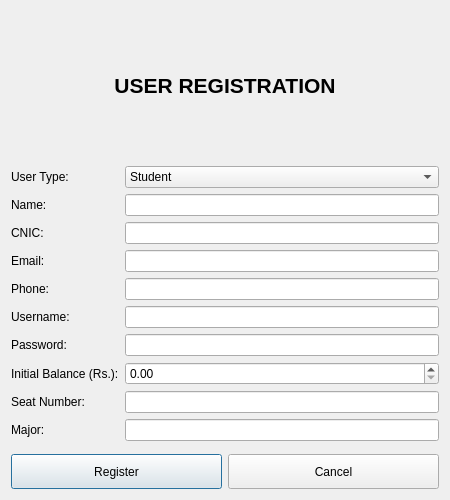
<?xml version="1.0" encoding="UTF-8"?>
<ui version="4.0">
 <class>RegisterDialog</class>
 <widget class="QDialog" name="RegisterDialog">
  <property name="geometry">
   <rect>
    <x>0</x>
    <y>0</y>
    <width>450</width>
    <height>500</height>
   </rect>
  </property>
  <property name="windowTitle">
   <string>Register User</string>
  </property>
  <layout class="QVBoxLayout" name="verticalLayout">
   <item>
    <widget class="QLabel" name="lblTitle">
     <property name="font">
      <font>
       <pointsize>16</pointsize>
       <bold>true</bold>
      </font>
     </property>
     <property name="text">
      <string>USER REGISTRATION</string>
     </property>
     <property name="alignment">
      <set>Qt::AlignCenter</set>
     </property>
    </widget>
   </item>
   <item>
    <layout class="QFormLayout" name="formLayout">
     <item row="0" column="0">
      <widget class="QLabel" name="lblType">
       <property name="text">
        <string>User Type:</string>
       </property>
      </widget>
     </item>
     <item row="0" column="1">
      <widget class="QComboBox" name="cmbType">
       <item><property name="text"><string>Student</string></property></item>
       <item><property name="text"><string>Faculty</string></property></item>
       <item><property name="text"><string>Guest</string></property></item>
      </widget>
     </item>
     <item row="1" column="0">
      <widget class="QLabel" name="lblName">
       <property name="text">
        <string>Name:</string>
       </property>
      </widget>
     </item>
     <item row="1" column="1">
      <widget class="QLineEdit" name="txtName"/>
     </item>
     <item row="2" column="0">
      <widget class="QLabel" name="lblCNIC">
       <property name="text">
        <string>CNIC:</string>
       </property>
      </widget>
     </item>
     <item row="2" column="1">
      <widget class="QLineEdit" name="txtCNIC"/>
     </item>
     <item row="3" column="0">
      <widget class="QLabel" name="lblEmail">
       <property name="text">
        <string>Email:</string>
       </property>
      </widget>
     </item>
     <item row="3" column="1">
      <widget class="QLineEdit" name="txtEmail"/>
     </item>
     <item row="4" column="0">
      <widget class="QLabel" name="lblPhone">
       <property name="text">
        <string>Phone:</string>
       </property>
      </widget>
     </item>
     <item row="4" column="1">
      <widget class="QLineEdit" name="txtPhone"/>
     </item>
     <item row="5" column="0">
      <widget class="QLabel" name="lblUsername">
       <property name="text">
        <string>Username:</string>
       </property>
      </widget>
     </item>
     <item row="5" column="1">
      <widget class="QLineEdit" name="txtUsername"/>
     </item>
     <item row="6" column="0">
      <widget class="QLabel" name="lblPassword">
       <property name="text">
        <string>Password:</string>
       </property>
      </widget>
     </item>
     <item row="6" column="1">
      <widget class="QLineEdit" name="txtPassword">
       <property name="echoMode">
        <enum>QLineEdit::Password</enum>
       </property>
      </widget>
     </item>
     <item row="7" column="0">
      <widget class="QLabel" name="lblBalance">
       <property name="text">
        <string>Initial Balance (Rs.):</string>
       </property>
      </widget>
     </item>
     <item row="7" column="1">
      <widget class="QDoubleSpinBox" name="spnBalance">
       <property name="maximum">
        <double>999999.99</double>
       </property>
       <property name="value">
        <double>0.00</double>
       </property>
      </widget>
     </item>
     <item row="8" column="0">
      <widget class="QLabel" name="lblField1">
       <property name="text">
        <string>Seat Number:</string>
       </property>
      </widget>
     </item>
     <item row="8" column="1">
      <widget class="QLineEdit" name="txtField1"/>
     </item>
     <item row="9" column="0">
      <widget class="QLabel" name="lblField2">
       <property name="text">
        <string>Major:</string>
       </property>
      </widget>
     </item>
     <item row="9" column="1">
      <widget class="QLineEdit" name="txtField2"/>
     </item>
    </layout>
   </item>
   <item>
    <spacer name="verticalSpacer">
     <property name="orientation">
      <enum>Qt::Vertical</enum>
     </property>
    </spacer>
   </item>
   <item>
    <layout class="QHBoxLayout" name="horizontalLayout">
     <item>
      <widget class="QPushButton" name="btnRegister">
       <property name="text">
        <string>Register</string>
       </property>
       <property name="minimumSize">
        <size>
         <width>100</width>
         <height>35</height>
        </size>
       </property>
      </widget>
     </item>
     <item>
      <widget class="QPushButton" name="btnCancel">
       <property name="text">
        <string>Cancel</string>
       </property>
       <property name="minimumSize">
        <size>
         <width>100</width>
         <height>35</height>
        </size>
       </property>
      </widget>
     </item>
    </layout>
   </item>
  </layout>
 </widget>
 <resources/>
 <connections/>
</ui>
